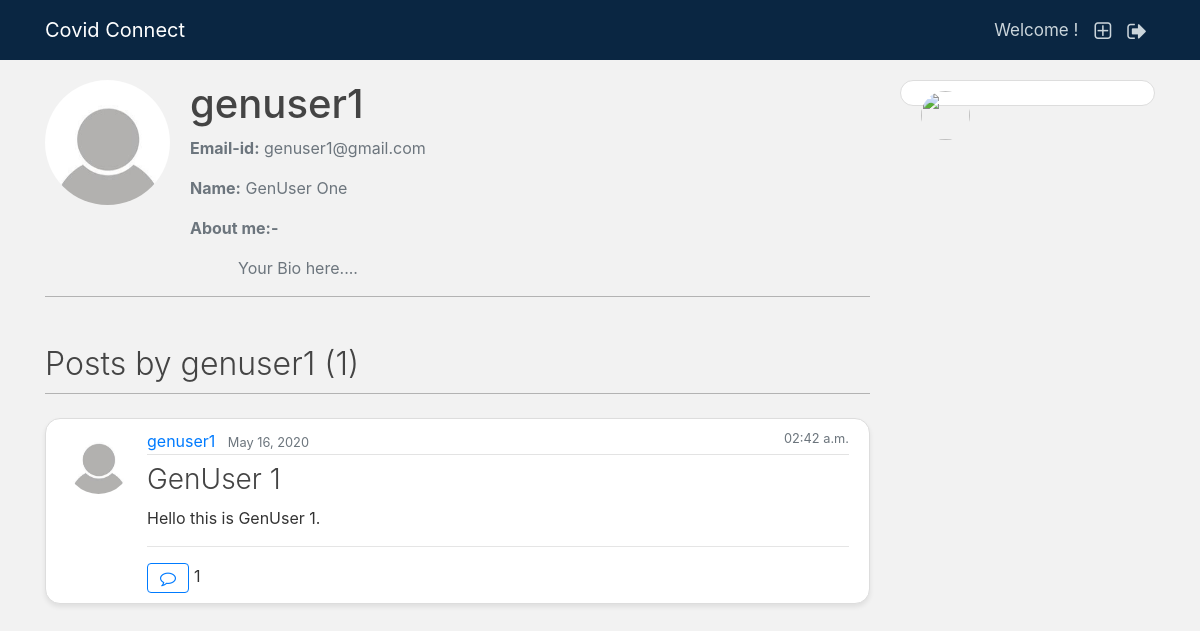
The app's page /blog/user/genuser1/ with its own data.
### users/models.py (models this page shows, shortened)
class Profile(models.Model):
    user = models.OneToOneField(User, on_delete=models.CASCADE)
    image = models.ImageField(default='default.jpg', upload_to='profile_pics')
    bio = models.TextField(default='Your Bio here....', max_length=100, blank=True)
    THEME_CHOICES = (
        ('Dark', 'Dark'),
        ('Light', 'Light')
    )
    theme = models.CharField(max_length=10, choices=THEME_CHOICES, blank=True)
    GENDER_CHOICES = (
        ('M', 'Male'),
        ('F', 'Female'),
    )
    gender = models.CharField(max_length=1, choices=GENDER_CHOICES, blank=True)

### blog/models.py (models this page shows, shortened)
class Post(models.Model):
    title = models.CharField(max_length=100)
    image = models.ImageField(default='default.jpg', upload_to='post_pics')
    content = models.TextField()
    date_posted = models.DateTimeField(default=timezone.now)
    author = models.ForeignKey(User, on_delete = models.CASCADE)
    likes = models.ManyToManyField(User, related_name='likes', blank = True)
    dislikes = models.ManyToManyField(User, related_name='dislikes', blank = True)
    report = models.ManyToManyField(User, related_name='report', blank = True)

### blog/views.py (the view)
# urls.py: path('user/<str:username>/', UserPostListView.as_view(), name='user-posts'),
class UserPostListView(ListView):
    model = Post
    template_name = 'blog/user_posts.html'   #<app>/<model>_<viewtype>.html
    context_object_name = 'posts'
    paginate_by = 5
    def get_queryset(self):
        user = get_object_or_404(User, username=self.kwargs.get('username'))
        return Post.objects.filter(author=user).order_by('-date_posted')
    def get_context_data(self, **kwargs):
        data = super().get_context_data(**kwargs)
        data['users'] = User.objects.filter(username = self.kwargs.get('username')).first()
        return data

### blog/templates/blog/user_posts.html (shortened to what this page needs)
{% extends "blog/base_other.html" %}
{% block content %}
    <div class="media mb-5" style="border-bottom: 1px solid #b3b3b3;">
      <img class="rounded-circle account-img" src="{{ users.profile.image.url }}">
      <div class="media-body">
        <h2 class="account-heading profile-username">{{ users.username }}</h2>
        <p class="text-secondary"><b>Email-id:</b> {{ users.email }}</p>
        <p class="text-secondary"><b>Name:</b> {{ users.first_name }} {{ users.last_name }}</p>
        <p class="text-secondary"><b>About me:-</b></p>
        <p class="text-secondary ml-5">{{ users.profile.bio }}</p>
      </div>
    </div>
    {% if view.kwargs.username == user.username %}
      <h2 class="mb-4 font-weight-light" style="padding-bottom: 10px; border-bottom: 1px solid #b3b3b3;">Posts by You ({{ page_obj.paginator.count }})</h2>
    {% else %}
      <h2 class="mb-4 font-weight-light" style="padding-bottom: 10px; border-bottom: 1px solid #b3b3b3;">Posts by {{ view.kwargs.username }} ({{ page_obj.paginator.count }})</h2>
    {% endif %}
    {% for post in posts %}
    <article class="media content-section box-shadow" style="border-radius: 15px;">
        <img class = "rounded-circle article-img" src="{{ post.author.profile.image.url }}" alt="Profile Picture">
        <div class="media-body">
          <div class="article-metadata">
            <a class="mr-2" style="text-decoration: none;" href="{% url 'user-posts' post.author.username %}">{{ post.author }}</a>
            <small class="text-muted">{{ post.date_posted|date:"F d, Y" }}</small>
            <small style="float: right;" class="text-muted">{{ post.date_posted|date:"h:i a" }}</small>
          </div>
          <h2><a class="article-title font-weight-light" href="{% url 'post-detail' post.id %}">{{ post.title }}</a></h2>
          {% if  post.image.url == '/media/default.jpg' %}
            <p class="article-content">{{ post.content }}</p>
          {% else %}
            <img style="border-radius: 20px;" src ="{{post.image.url}}" alt ='post pic'>
            <p style="margin-top: 10px;" class="article-content">{{ post.content }}</p>
          {% endif %}
          <hr>
          <a href="{% url 'post-detail' pk=post.pk %}" style="padding-right: 5px;"><button class="btn btn-outline-primary button-dark fa fa-comment-o" ></button></a>{{ post.comments.count }}
        </div>
    </article>
    {% endfor %}
{% endblock content %}

### blog/static/blog/light.css (style rules this page uses)
body { background: #f2f2f2; color: #333333; margin-top: 5rem; }
h1, h2, h3, h4, h5, h6 { color: #444444; }
.content-section { background: #ffffff; padding: 10px 20px; border: 1px solid #dddddd; border-radius: 3px; margin-bottom: 20px; }
.article-title { font-size: 28px; color: #444444; }
.article-content { white-space: pre-line; }
.article-img { height: 65px; width: 65px; margin-right: 16px; }
.article-metadata { padding-bottom: 1px; margin-bottom: 4px; border-bottom: 1px solid #e3e3e3 }
.account-img { height: 125px; width: 125px; margin-right: 20px; margin-bottom: 16px; }
.account-heading { font-size: 2.5rem; }
.box-shadow { box-shadow: 0 3px 5px 0 rgba(0, 0, 0, 0.08); transition: box-shadow 0.1s ease-in-out; }

### records on screen
Post: author.profile.image (placeholder picture), author "genuser1", date_posted "May 16, 2020", date_posted "02:42 a.m.", title "GenUser 1", content "Hello this is GenUser 1.", comments.count "1"

### other values on screen
{{ users.username }} "genuser1"
{{ users.email }} "genuser1@gmail.com"
{{ users.first_name }} "GenUser"
{{ users.last_name }} "One"
{{ users.profile.bio }} "Your Bio here...."
{{ view.kwargs.username }} "genuser1"
{{ page_obj.paginator.count }} "1"
